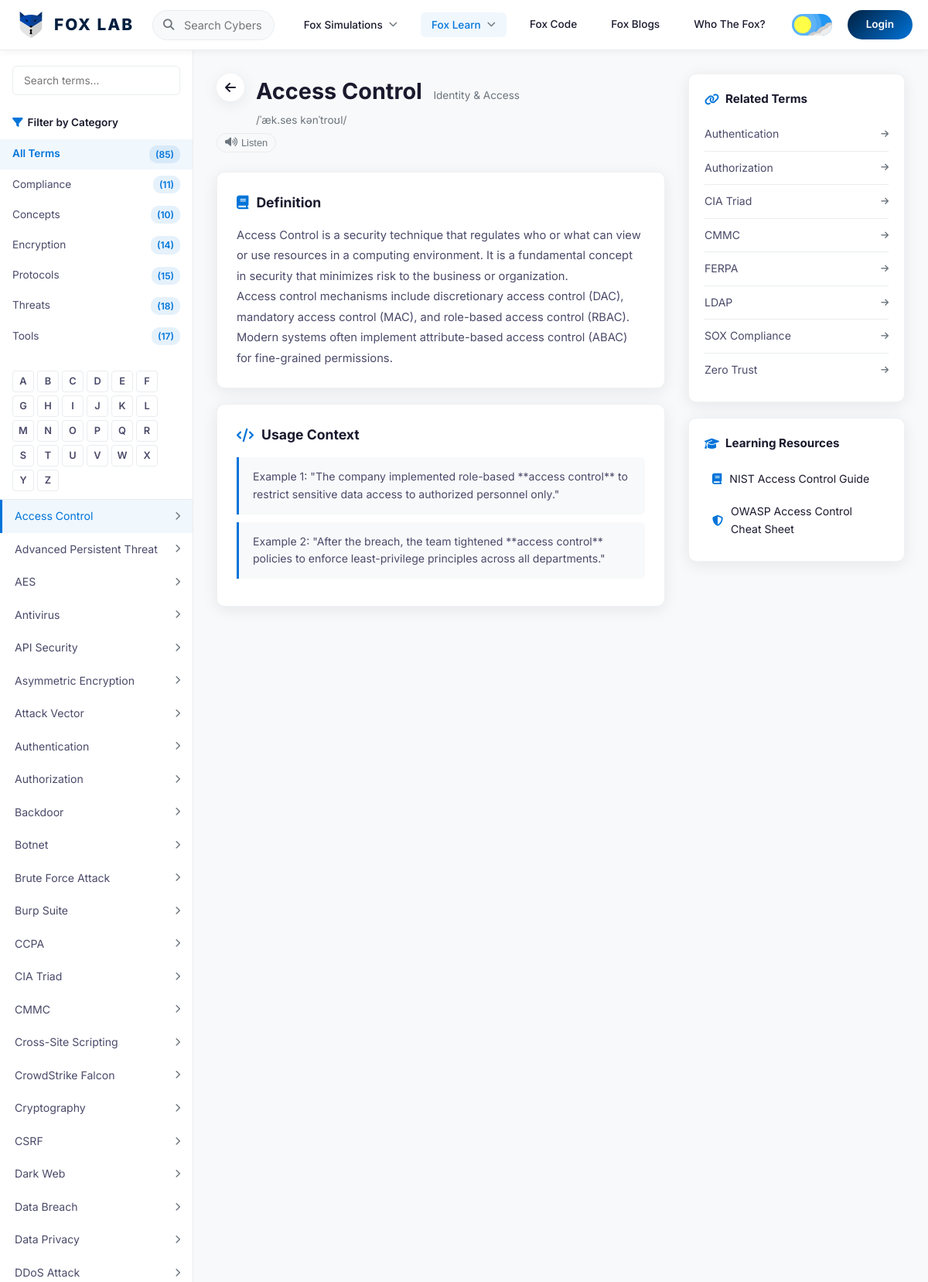
Page /pages/terms.php (upper part) on the committed database.
### tables this page shows
CREATE TABLE IF NOT EXISTS terms (
    id              INT AUTO_INCREMENT PRIMARY KEY,
    title           VARCHAR(255) NOT NULL,
    pronunciation   VARCHAR(255) DEFAULT NULL,
    category        VARCHAR(100) NOT NULL DEFAULT 'General',
    subcategory     VARCHAR(100) DEFAULT 'Protocols',
    definition      TEXT NOT NULL,
    usage_context   TEXT DEFAULT NULL,
    created_at      TIMESTAMP DEFAULT CURRENT_TIMESTAMP
);

CREATE TABLE IF NOT EXISTS resources (
    id          INT AUTO_INCREMENT PRIMARY KEY,
    term_id     INT NOT NULL,
    resource_title VARCHAR(255) NOT NULL,
    resource_url   VARCHAR(500) NOT NULL,
    resource_icon  VARCHAR(100) DEFAULT 'fas fa-external-link-alt',
    FOREIGN KEY (term_id) REFERENCES terms(id) ON DELETE CASCADE
);

### config/db.php (called while the page is built, shortened)
<?php
function e(?string $str): string {
    return htmlspecialchars($str ?? '', ENT_QUOTES, 'UTF-8');
}

### pages/terms.php (the view, shortened to what this page needs)
<?php
require_once __DIR__ . '/../config/db.php';
$pdo = getDBConnection();
$filterCategory = isset($_GET['category']) ? trim($_GET['category']) : '';
$filterLetter = isset($_GET['letter']) ? strtoupper(trim($_GET['letter'])) : '';
$searchQuery = isset($_GET['q']) ? trim($_GET['q']) : '';
$viewTermId = isset($_GET['id']) ? (int)$_GET['id'] : 0;
$showBookmarks = isset($_GET['bookmarks']) && $_GET['bookmarks'] === '1';
$userBookmarkIds = [];
$stmtCats = $pdo->query("SELECT category, COUNT(*) as cnt FROM terms GROUP BY category ORDER BY category ASC");
$catCounts = $stmtCats->fetchAll();
$totalTerms = array_sum(array_column($catCounts, 'cnt'));
$where = [];
$params = [];
if ($showBookmarks && !empty($userBookmarkIds)) {
    $placeholders = implode(',', array_fill(0, count($userBookmarkIds), '?'));
    $where[] = "id IN ($placeholders)";
    $params = array_merge(array_values($params), $userBookmarkIds);
    $whereClause = 'WHERE ' . implode(' AND ', $where);
    $stmtTerms = $pdo->prepare("SELECT id, title, category FROM terms $whereClause ORDER BY title ASC");
    $stmtTerms->execute(array_values($params));
} elseif ($showBookmarks && empty($userBookmarkIds)) {
    $termsList = [];
} else {
    $whereClause = !empty($where) ? 'WHERE ' . implode(' AND ', $where) : '';
    $stmtTerms = $pdo->prepare("SELECT id, title, category FROM terms $whereClause ORDER BY title ASC");
    $stmtTerms->execute($params);
}
if (!isset($termsList)) {
    $termsList = $stmtTerms->fetchAll();
}
$selectedTerm = null;
$relatedTerms = [];
if ($viewTermId > 0) {
    $stmtTerm = $pdo->prepare("SELECT * FROM terms WHERE id = :id LIMIT 1");
    $stmtTerm->execute([':id' => $viewTermId]);
    $selectedTerm = $stmtTerm->fetch();
} elseif (!empty($termsList)) {
    $viewTermId = $termsList[0]['id'];
    $stmtTerm = $pdo->prepare("SELECT * FROM terms WHERE id = :id LIMIT 1");
    $stmtTerm->execute([':id' => $viewTermId]);
    $selectedTerm = $stmtTerm->fetch();
}
if ($selectedTerm) {
    $stmtRelated = $pdo->prepare("
        SELECT t.id, t.title FROM terms t
        WHERE t.id IN (
            SELECT linked_id FROM term_links WHERE term_id = :tid1
            UNION
            SELECT term_id FROM term_links WHERE linked_id = :tid2
        )
        ORDER BY t.title ASC
    ");
    $stmtRelated->execute([':tid1' => $selectedTerm['id'], ':tid2' => $selectedTerm['id']]);
    $relatedTerms = $stmtRelated->fetchAll();
    $termResources = [];
    try {
        $stmtRes = $pdo->prepare("SELECT * FROM resources WHERE term_id = :tid ORDER BY id ASC");
        $stmtRes->execute([':tid' => $selectedTerm['id']]);
        $termResources = $stmtRes->fetchAll();
    } catch (PDOException $e) {
        $termResources = [];
    }
}
include __DIR__ . '/../includes/header.php';
?>
<div class="terms-page">
    <aside class="terms-sidebar">
        <div class="terms-search">
            <form method="GET" action="terms.php" autocomplete="off">
                <div class="search-wrapper">
                    <input type="text" name="q" id="termSearchInput" placeholder="Search terms..." value="<?php echo e($searchQuery); ?>">
                </div>
            </form>
        </div>
        <div class="filter-header">
            <i class="fas fa-filter"></i> Filter by Category
        </div>
        <ul class="category-filters">
            <li class="<?php echo ($filterCategory === '' || $filterCategory === 'All') && !$showBookmarks ? 'active' : ''; ?>" onclick="window.location='terms.php'">
                All Terms <span class="count">(<?php echo $totalTerms; ?>)</span>
            </li>
            <?php foreach ($catCounts as $cat): ?>
            <li class="<?php echo $filterCategory === $cat['category'] && !$showBookmarks ? 'active' : ''; ?>" onclick="window.location='terms.php?category=<?php echo urlencode($cat['category']); ?>'">
                <?php echo e($cat['category']); ?> <span class="count">(<?php echo $cat['cnt']; ?>)</span>
            </li>
            <?php endforeach; ?>
        </ul>
        <div class="alpha-index">
            <?php foreach (range('A', 'Z') as $letter): ?>
            <a href="terms.php?letter=<?php echo $letter; ?>" class="<?php echo $filterLetter === $letter ? 'active' : ''; ?>"><?php echo $letter; ?></a>
            <?php endforeach; ?>
        </div>
        <ul class="terms-list">
            <?php foreach ($termsList as $t): ?>
            <li class="<?php echo $viewTermId == $t['id'] ? 'active' : ''; ?>" onclick="window.location='terms.php?id=<?php echo $t['id']; ?><?php echo $filterCategory ? '&category=' . urlencode($filterCategory) : ''; ?><?php echo $filterLetter ? '&letter=' . urlencode($filterLetter) : ''; ?>'">
                <?php echo e($t['title']); ?>
                <i class="fas fa-chevron-right"></i>
            </li>
            <?php endforeach; ?>
        </ul>
    </aside>
    <?php if ($selectedTerm): ?>
    <div class="terms-main">
        <div class="term-content">
            <div class="term-header">
                <a href="terms.php" class="term-back"><i class="fas fa-arrow-left"></i></a>
                <div class="term-title-area">
                    <h1><?php echo e($selectedTerm['title']); ?></h1>
                    <span class="term-subcategory"><?php echo e($selectedTerm['subcategory']); ?></span>
                    <?php if ($selectedTerm['pronunciation']): ?>
                    <span class="term-pronunciation"><?php echo e($selectedTerm['pronunciation']); ?></span>
                    <?php endif; ?>
                </div>
            </div>
            <div class="term-actions-row">
                <?php if ($selectedTerm['pronunciation']): ?>
                <button class="audio-btn" onclick="speakTerm('<?php echo e($selectedTerm['title']); ?>')">
                    <i class="fas fa-volume-up"></i> Listen
                </button>
                <?php endif; ?>
            </div>
            <div class="term-section">
                <h2><i class="fas fa-book"></i> Definition</h2>
                <?php
                $paragraphs = explode("\n\n", $selectedTerm['definition']);
                foreach ($paragraphs as $para): ?>
                <p><?php echo nl2br(e($para)); ?></p>
                <?php endforeach; ?>
            </div>
            <?php if ($selectedTerm['usage_context']): ?>
            <div class="term-section">
                <h2><i class="fas fa-code"></i> Usage Context</h2>
                <?php
                $examples = explode("\n\n", $selectedTerm['usage_context']);
                foreach ($examples as $ex): ?>
                <div class="usage-example">
                    <?php echo nl2br(e($ex)); ?>
                </div>
                <?php endforeach; ?>
            </div>
            <?php endif; ?>
        </div>
        <div class="terms-right">
            <?php if (!empty($relatedTerms)): ?>
            <div class="related-terms-card">
                <h3><i class="fas fa-link"></i> Related Terms</h3>
                <ul class="related-list">
                    <?php foreach ($relatedTerms as $rt): ?>
                    <li onclick="window.location='terms.php?id=<?php echo $rt['id']; ?>'">
                        <?php echo e($rt['title']); ?>
                        <i class="fas fa-arrow-right"></i>
                    </li>
                    <?php endforeach; ?>
                </ul>
            </div>
            <?php endif; ?>
            <div class="learning-resources-card">
                <h3><i class="fas fa-graduation-cap"></i> Learning Resources</h3>
                <?php if (!empty($termResources)): ?>
                    <?php foreach ($termResources as $res): ?>
                    <a href="<?php echo e($res['resource_url']); ?>" target="_blank" rel="noopener" class="resource-item" style="text-decoration:none;color:inherit;display:flex;align-items:center;gap:10px;padding:10px;border-radius:6px;transition:var(--transition);">
                        <i class="<?php echo e($res['resource_icon']); ?>" style="color:var(--accent);"></i>
                        <span><?php echo e($res['resource_title']); ?></span>
                    </a>
                    <?php endforeach; ?>
                <?php endif; ?>
            </div>
        </div>
    </div>
    <?php endif; ?>
</div>
<?php include __DIR__ . '/../includes/footer.php'; ?>

### rows in the picture
terms: title "Access Control", subcategory "Identity & Access", pronunciation "/ˈæk.ses kənˈtroʊl/", definition "Access Control is a security technique that regulates who or what can view or use resources in a computing environment. It is a fundamental concept in security that minimizes risk to the business or organization.", definition "Access control mechanisms include discretionary access control (DAC), mandatory access control (MAC), and role-based access control (RBAC). Modern systems often implement attribute-based access control (ABAC) for fine-grained permissions.", usage_context "Example 1: \"The company implemented role-based **access control** to restrict sensitive data access to authorized personnel only.\"", usage_context "Example 2: \"After the breach, the team tightened **access control** policies to enforce least-privilege principles across all departments.\""
terms: title "Advanced Persistent Threat"
terms: title "AES"
terms: title "Antivirus"
terms: title "API Security"
terms: title "Asymmetric Encryption"
terms: title "Attack Vector"
terms: title "Authentication"
terms: title "Authorization"
terms: title "Backdoor"
terms: title "Botnet"
terms: title "Brute Force Attack"
terms: title "Burp Suite"
terms: title "CCPA"
terms: title "CIA Triad"
terms: title "CMMC"
terms: title "Cross-Site Scripting"
terms: title "CrowdStrike Falcon"
terms: title "Cryptography"
terms: title "CSRF"
terms: title "Dark Web"
terms: title "Data Breach"
terms: title "Data Privacy"
terms: title "DDoS Attack"
terms: title "FERPA"
terms: title "LDAP"
terms: title "SOX Compliance"
terms: title "Zero Trust"
resources: resource_title "NIST Access Control Guide"
resources: resource_title "OWASP Access Control Cheat Sheet"

### other values in the picture
$totalTerms "85"
$cat['category'] "Compliance"
$cat['cnt'] "11"
$cat['category'] "Concepts"
$cat['cnt'] "10"
$cat['category'] "Encryption"
$cat['cnt'] "14"
$cat['category'] "Protocols"
$cat['cnt'] "15"
$cat['category'] "Threats"
$cat['cnt'] "18"
$cat['category'] "Tools"
$cat['cnt'] "17"
$letter "A"
$letter "B"
